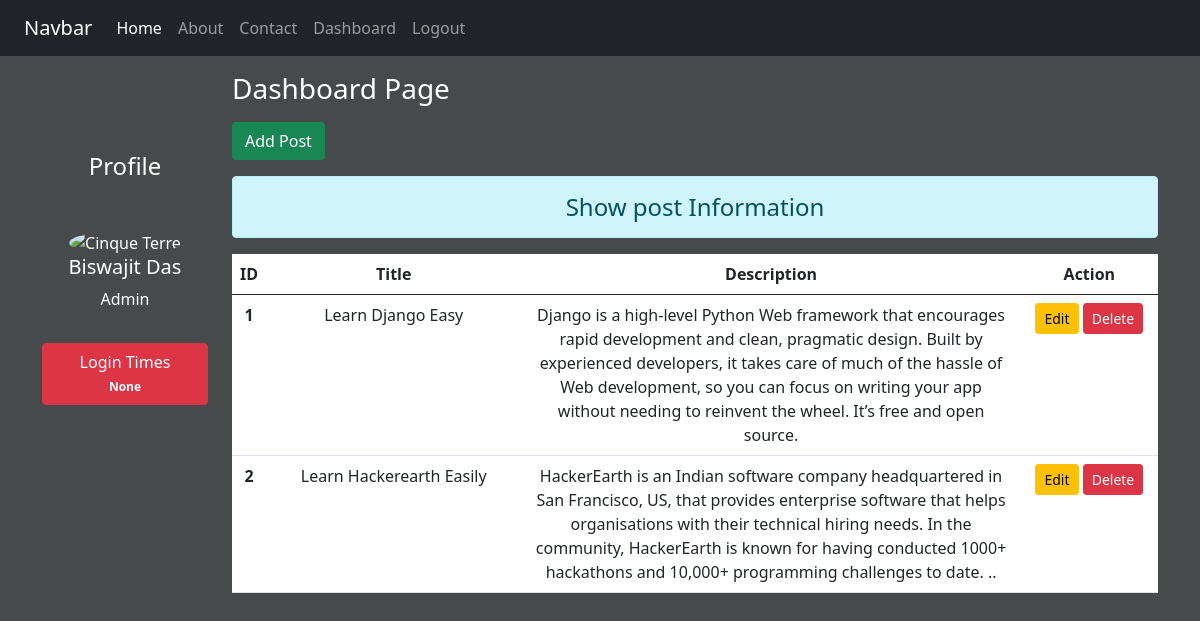
The page /dashboard/ (signed in) on the database its author committed.
### blog/models.py (models this page shows)
class Post(models.Model):
    title = models.CharField(max_length=150)
    desc = models.TextField()

### blog/views.py (the view)
# urls.py: path('dashboard/', views.dashboard, name="dashboard"),
def dashboard(request):
    if request.user.is_authenticated:
        posts = Post.objects.all()
        user = request.user
        fullname = user.get_full_name()
        grps = user.groups.all()
        count = cache.get('count', version=user.pk)
        return render(request, 'blog/dashboard.html', {'posts': posts, 'fullname': fullname, 'groups': grps, 'ct': count})
    else:
        return HttpResponseRedirect('/login/')

### blog/templates/blog/dashboard.html (shortened to what this page needs)
{% extends 'blog/base.html' %}
{% load static %}
{% block side %}
    <div class="col-sm-2 text-white my-5 text-center">
        <h4 class="my-5">Profile</h4>
        <img src="cinqueterre.jpg" class="rounded-circle" alt="Cinque Terre" width="200" height="136">
        <h5>{{fullname}}</h5>
        {% for group in groups %}
            <p>{{group.name}}</p>
        {% endfor %}
        <button type="button" class="btn btn-danger mt-3" >Login Times <span class="badge badge-light">
        {{ct}}</span></button>
    </div>
{% endblock side %}
{% block contant %}
    <div class="col-sm-10">
        <h3 class="text-white my-3">Dashboard Page</h3>
        <a href="{% url 'addpost' %}" class="btn btn-success">Add Post</a>
        <h4 class="text-center alert alert-info mt-3">Show post Information</h4>
        {% if posts %}
            <table class="table table-hover bg-white">
                <thead>
                    <tr class="text-center">
                        <th scope='col' style="width: 2%">ID</th>
                        <th scope='col' style="width: 28%">Title</th>
                        <th scope='col' style="width: 55%">Description</th>
                        <th scope='col' style="width: 15%">Action</th>
                    </tr>
                </thead>
                <tbody>
                    {% for post in posts %}
                        <tr class="text-center">
                            <th scope="row">{{post.id}}</th>
                            <td>{{post.title}}</td>
                            <td>{{post.desc}}</td>
                            <td class="text-center">
                                <a href="{% url 'updatepost' post.id %}" class="btn btn-warning btn-sm">Edit</a>
                                {% if perms.blog.delete_post %}
                                    <form action="{% url 'delete' post.id %}" method="POST" class="d-inline">
                                        <input type="Submit" value="Delete" class="btn btn-danger btn-sm">
                                    </form>
                                {% endif %}
                            </td>
                        </tr>
                    {% endfor %}
                </tbody>
            </table>
        {% endif %}
    </div>
{% endblock contant %}

### blog/static/blog/css/style.css (style rules this page uses)
body { background-color: rgb(70, 74, 74); color: antiquewhite; }
form { color: rgb(177, 168, 168); }

### rows shown on the page
Post: id "1", title "Learn Django Easy", desc "Django is a high-level Python Web framework that encourages rapid development and clean, pragmatic design. Built by experienced developers, it takes care of much of the hassle of Web development, so you can focus on writing your app without needing to reinvent the wheel. It’s free and open source."
Post: id "2", title "Learn Hackerearth Easily", desc "HackerEarth is an Indian software company headquartered in San Francisco, US, that provides enterprise software that helps organisations with their technical hiring needs. In the community, HackerEarth is known for having conducted 1000+ hackathons and 10,000+ programming challenges to date. .."

### other values the page prints
{{ fullname }} "Biswajit Das"
{{ group.name }} "Admin"
{{ ct }} "None"
